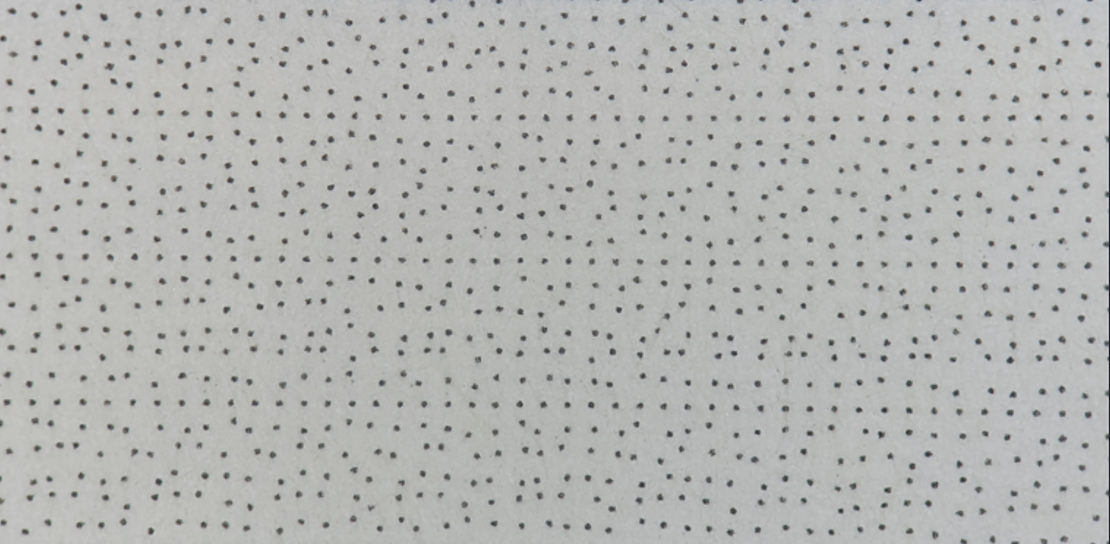
//> input picture CV_/CV_TEST/dot_base.png, 1110 x 544 px
$ ./ROItest   (built with g++ and OpenCV 4)
//> lines starting //> are read from the running program, lines starting //| are printed output that depends on the picture
#include <opencv2/opencv.hpp>


using namespace cv;


bool mouse_is_pressing = false;
int start_x = -1, start_y = -1;
Mat img_color;


void mouse_callback(int event, int x, int y, int flags, void* userdata)
{
	Mat img_result = img_color.clone();


	if (event == EVENT_LBUTTONDOWN) {

		mouse_is_pressing = true;
		start_x = x;
		start_y = y;

		circle(img_result, Point(x, y), 10, Scalar(0, 255, 0), -1);
		imshow("img_color", img_result);

	}
	else if (event == EVENT_MOUSEMOVE) {

		if (mouse_is_pressing) {

			rectangle(img_result, Point(start_x, start_y), Point(x, y),
				Scalar(0, 255, 0), 3);

			imshow("img_color", img_result);
		}

	}
	else if (event == EVENT_LBUTTONUP) {

		mouse_is_pressing = false;

		Mat img_cat(img_color, Rect(start_x, start_y, x - start_x, y - start_y));
		cvtColor(img_cat, img_cat, COLOR_BGR2GRAY);
		cvtColor(img_cat, img_cat, COLOR_GRAY2BGR);


		img_cat.copyTo(img_result(Rect(start_x, start_y, x - start_x, y - start_y)));
		imshow("img_color", img_result);
		imshow("img_cat", img_cat);
	}
}


int main()
{
	img_color = imread("dot_base.png", IMREAD_COLOR);
//> img_color is the input picture: 544 rows x 1110 cols, CV_8UC3; mean B, G, R 179.4, 181.7, 180.5

	imshow("img_color", img_color);
	setMouseCallback("img_color", mouse_callback);

	waitKey(0);
//> the left mouse button is pressed at (277, 136)
//> the mouse is dragged to (555, 272)
//> the mouse is dragged to (832, 408)
//> call 3 of mouse_callback, with event = 0, x = 832, y = 408, flags = 1
//> in mouse_callback (call 3), `rectangle(img_result, Point(start_x, start_y), Point(x, y), Scalar(0, ..`:
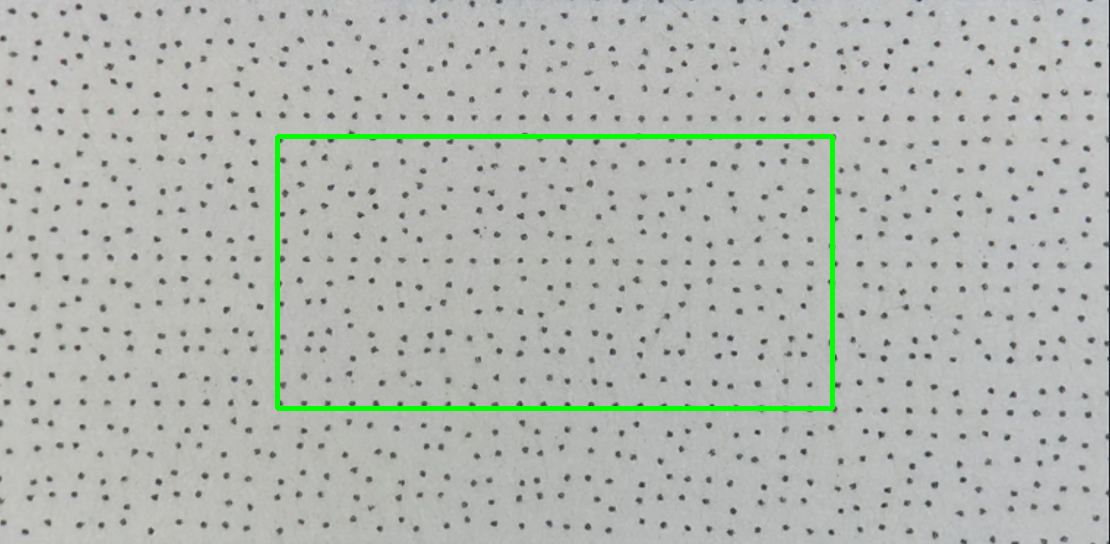
//> img_result: 544 rows x 1110 cols, CV_8UC3; mean B, G, R 177, 182.8, 178.1
//> the button is released at (832, 408)
//> call 4 of mouse_callback, with event = 4, x = 832, y = 408, flags = 0
//> in mouse_callback (call 4), `Mat img_cat(img_color, Rect(start_x, start_y, x - start_x, y - start_y..`:
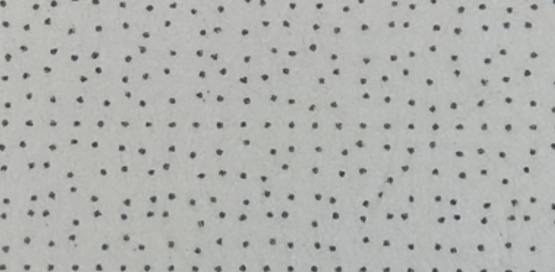
//> img_cat: 272 rows x 555 cols, CV_8UC3; mean B, G, R 175.6, 178.5, 177.1
	destroyAllWindows();
}

$ run again, with CV_/CV_TEST/dot45.png copied over CV_/CV_TEST/dot_base.png
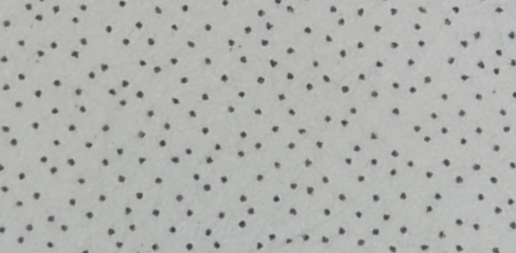
//> input picture CV_/CV_TEST/dot45.png, 516 x 253 px
//> img_color is the input picture: 253 rows x 516 cols, CV_8UC3; mean B, G, R 175.5, 178.4, 177
//> in mouse_callback (call 3), `rectangle(img_result, Point(start_x, start_y), Point(x, y), Scalar(0, ..`:
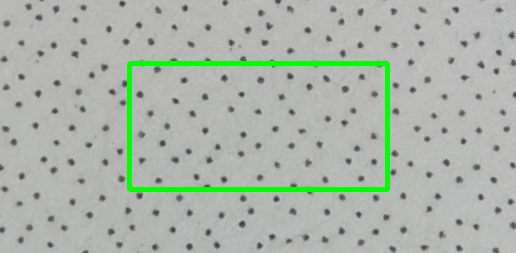
//> img_result: 253 rows x 516 cols, CV_8UC3; mean B, G, R 170.3, 180.6, 171.9
//> in mouse_callback (call 4), `Mat img_cat(img_color, Rect(start_x, start_y, x - start_x, y - start_y..`:
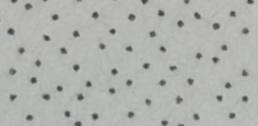
//> img_cat: 126 rows x 258 cols, CV_8UC3; mean B, G, R 174.4, 177.8, 176.3

$ run again, with CV_/CV_TEST/dot_15.png copied over CV_/CV_TEST/dot_base.png
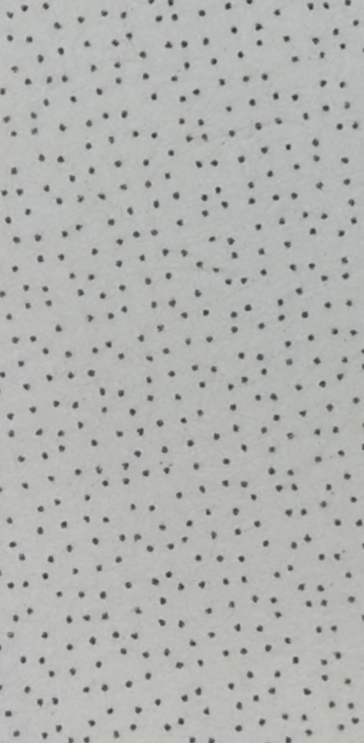
//> input picture CV_/CV_TEST/dot_15.png, 364 x 743 px
//> img_color is the input picture: 743 rows x 364 cols, CV_8UC3; mean B, G, R 177.1, 179.7, 178.4
//> in mouse_callback (call 3), `rectangle(img_result, Point(start_x, start_y), Point(x, y), Scalar(0, ..`:
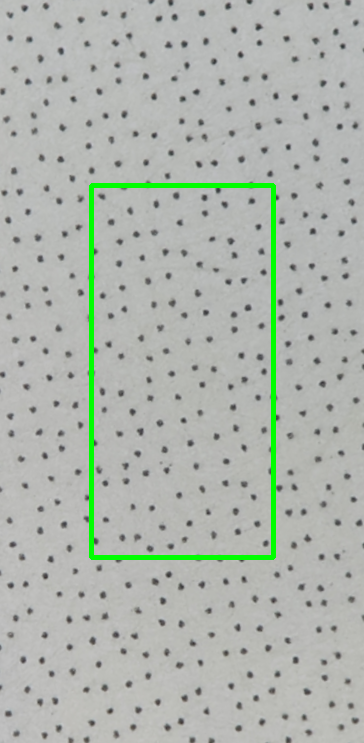
//> img_result: 743 rows x 364 cols, CV_8UC3; mean B, G, R 173.5, 181.3, 174.8
//> in mouse_callback (call 4), `Mat img_cat(img_color, Rect(start_x, start_y, x - start_x, y - start_y..`:
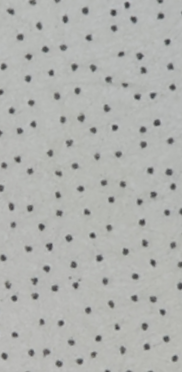
//> img_cat: 372 rows x 182 cols, CV_8UC3; mean B, G, R 175.1, 177.9, 176.5

$ run again, with CV_/CV_TEST/dot_30.png copied over CV_/CV_TEST/dot_base.png
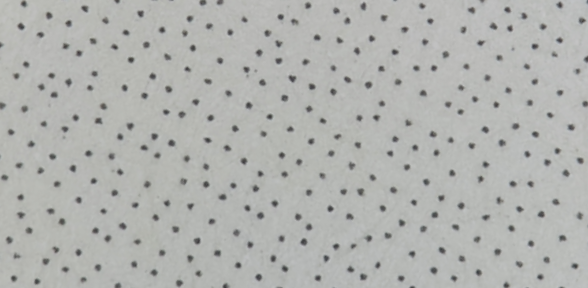
//> input picture CV_/CV_TEST/dot_30.png, 588 x 288 px
//> img_color is the input picture: 288 rows x 588 cols, CV_8UC3; mean B, G, R 176, 178.9, 177.6
//> in mouse_callback (call 3), `rectangle(img_result, Point(start_x, start_y), Point(x, y), Scalar(0, ..`:
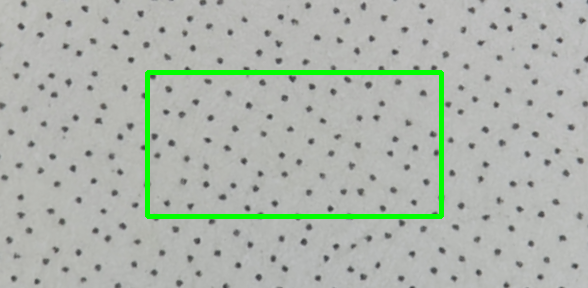
//> img_result: 288 rows x 588 cols, CV_8UC3; mean B, G, R 171.5, 180.9, 173.1
//> in mouse_callback (call 4), `Mat img_cat(img_color, Rect(start_x, start_y, x - start_x, y - start_y..`:
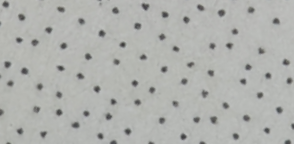
//> img_cat: 144 rows x 294 cols, CV_8UC3; mean B, G, R 174.4, 177.7, 176.3
